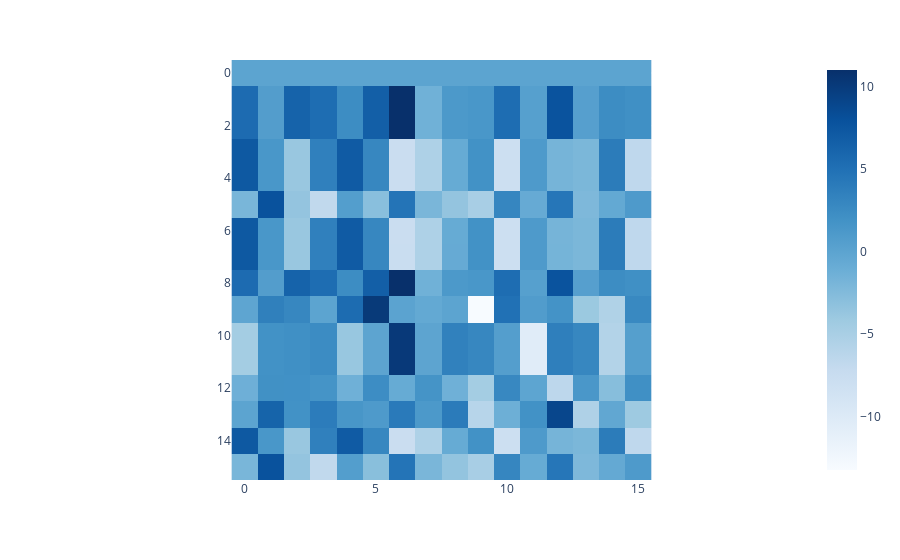

The notebook cell this image was saved under:
### Markdown cell above
Connectivity pattern $S = \{S_1, \cdots, S_n\}$, where $S_i$ is the set of indices of the input vectors to which the $i^{\text{th}}$ output vector attends.

### Code cell
def softmax(x):
    return np.exp(x) / np.sum(np.exp(x), axis=0)

def attend(X, S, Wq, Wk, Wv):
    n, d_emb = X.shape
    d_k = Wq.shape[1]
    d_v = Wv.shape[1]

    connectivity = np.zeros((n, d_v))
    
    for i in range(n):
        Si = S[i]
        inner = ((X[i] @ Wq) @ (X[Si] @ Wk).T) / np.sqrt(d_k)
        connectivity[i] = softmax(inner) @ (X[Si] @ Wv)
    
    return connectivity

n = 16
d_emb = 16
d_k = 16
d_v = 16

X = np.random.randn(n, d_emb)
Wq = np.random.randn(d_emb, d_k)
Wk = np.random.randn(d_emb, d_k)
Wv = np.random.randn(d_emb, d_v)

S = [list(range(i)) for i in range(n)]

connectivity = attend(X, S, Wq, Wk, Wv)
draw_mask(connectivity)

### Figure 1 — Plotly figure (JSON) as saved in the notebook; plotly's stock layout.template omitted (floating-point values rounded to 4 significant figures; data arrays with more than 128 entries replaced by an {"elided": "..."} marker saying what was removed)
{"data": [{"coloraxis": "coloraxis", "hovertemplate": "x: %{x}<br>y: %{y}<br>color: %{z}<extra></extra>", "name": "0", "type": "heatmap", "xaxis": "x", "yaxis": "y", "z": {"elided": "16x16 float values"}}], "layout": {"coloraxis": {"colorscale": [[0, "rgb(247,251,255)"], [0.125, "rgb(222,235,247)"], [0.25, "rgb(198,219,239)"], [0.375, "rgb(158,202,225)"], [0.5, "rgb(107,174,214)"], [0.625, "rgb(66,146,198)"], [0.75, "rgb(33,113,181)"], [0.875, "rgb(8,81,156)"], [1, "rgb(8,48,107)"]]}, "margin": {"t": 60}, "xaxis": {"anchor": "y", "constrain": "domain", "domain": [0, 1], "scaleanchor": "y"}, "yaxis": {"anchor": "x", "autorange": "reversed", "constrain": "domain", "domain": [0, 1]}}}
